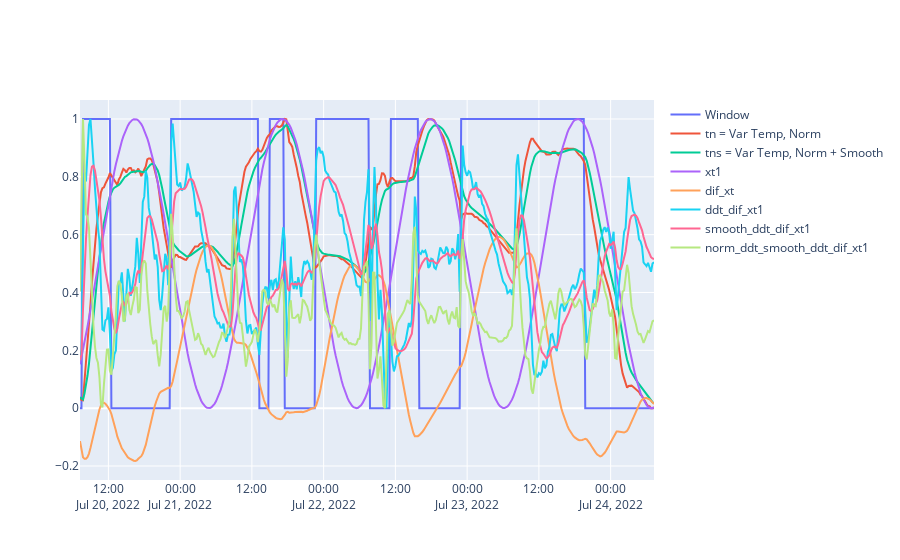

Notebook cell for this chart:
### Markdown cell above
### smoothing var temp and running back...

### Code cell
tn = h.normalize(temp)
tns = h.normalize(temp).ewm(com=4).mean()

xt1, t = make_fit(series=temp, A=-0.5, w=3.9*(1/(len(temp))), phi=0.8, w_t_var=1)
xt1 += 0.5

dif_xt1 = tns - xt1 
ddt_dif_xt1 = h.normalize(np.gradient(dif_xt))

fig = go.Figure()
fig.add_trace(go.Scatter(
    x=time,
    y=a01["Window Open"],
    name="Window",
    mode='lines',
))


fig.add_trace(go.Scatter(
    x=time,
    y=tn,
    mode='lines',
    name="tn = Var Temp, Norm"
))

fig.add_trace(go.Scatter(
    x=time,
    y=tns,
    mode='lines',
    name="tns = Var Temp, Norm + Smooth"
))

fig.add_trace(go.Scatter(
    x=time,
    y=xt1,
    name="xt1",
    mode='lines',
))

fig.add_trace(go.Scatter(
    x=time,
    y=dif_xt1,
    name="dif_xt",
    mode='lines',
))

fig.add_trace(go.Scatter(
    x=time,
    y=ddt_dif_xt1,
    name="ddt_dif_xt1",
    mode='lines',
))

fig.add_trace(go.Scatter(
    x=time,
    y=pd.Series(ddt_dif_xt1).ewm(com=4).mean(),
    name="smooth_ddt_dif_xt1",
    mode='lines',
))

fig.add_trace(go.Scatter(
    x=time,
    y=h.normalize(np.gradient(pd.Series(ddt_dif_xt1).ewm(com=4).mean())),
    name="norm_ddt_smooth_ddt_dif_xt1",
    mode='lines',
))

### Figure 1 — Plotly figure (JSON) as saved in the notebook; plotly's stock layout.template omitted (floating-point values rounded to 4 significant figures; data arrays with more than 128 entries replaced by an {"elided": "..."} marker saying what was removed)
{"data": [{"mode": "lines", "name": "Window", "type": "scatter", "x": {"elided": "385 str values"}, "y": {"elided": "385 int values"}}, {"mode": "lines", "name": "tn = Var Temp, Norm", "type": "scatter", "x": {"elided": "385 str values"}, "y": {"elided": "385 float values"}}, {"mode": "lines", "name": "tns = Var Temp, Norm + Smooth", "type": "scatter", "x": {"elided": "385 str values"}, "y": {"elided": "385 float values"}}, {"mode": "lines", "name": "xt1", "type": "scatter", "x": {"elided": "385 str values"}, "y": {"elided": "385 float values"}}, {"mode": "lines", "name": "dif_xt", "type": "scatter", "x": {"elided": "385 str values"}, "y": {"elided": "385 float values"}}, {"mode": "lines", "name": "ddt_dif_xt1", "type": "scatter", "x": {"elided": "385 str values"}, "y": {"elided": "385 float values"}}, {"mode": "lines", "name": "smooth_ddt_dif_xt1", "type": "scatter", "x": {"elided": "385 str values"}, "y": {"elided": "385 float values"}}, {"mode": "lines", "name": "norm_ddt_smooth_ddt_dif_xt1", "type": "scatter", "x": {"elided": "385 str values"}, "y": {"elided": "385 float values"}}], "layout": {}}
